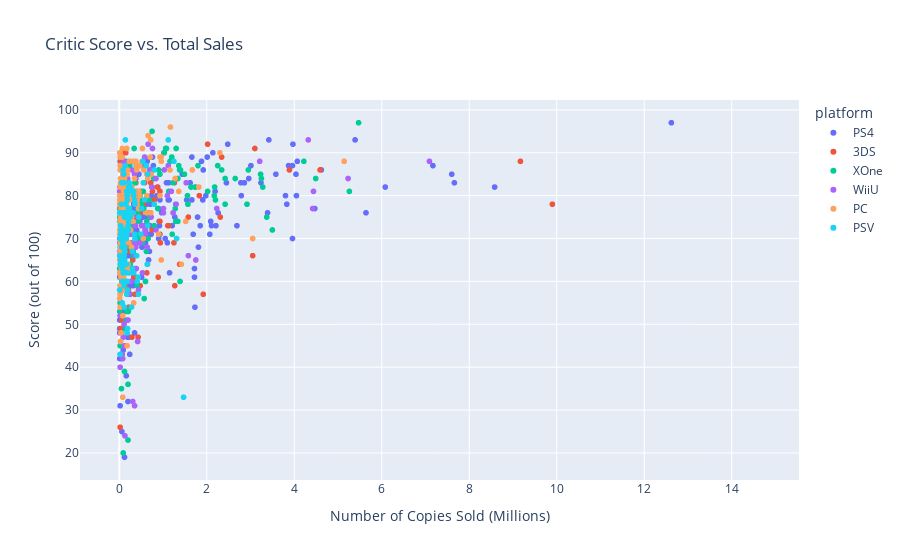

Notebook cell for this chart:
### Markdown cell above
**Critic/User Review Affect on Sales Performance: Xbox One and PS4**

Scatter plot of review scores to total sales with Pearson coefficients.

### Code cell
fig1 = px.scatter(potential_platforms_data,
                x='total_sales',
                y='critic_score',
                color='platform',
                labels={'critic_score': 'Score (out of 100)',
                        'total_sales': 'Number of Copies Sold (Millions)'},
                title='Critic Score vs. Total Sales')
                
fig2 = px.scatter(potential_platforms_data,
                x='total_sales',
                y='user_score',
                color='platform',
                labels={'user_score': 'Score (out of 10)',
                        'total_sales': 'Number of Copies Sold (Millions)'},
                title='User Score vs. Total Sales')                
fig1.show()
for plat, group in potential_platforms_data.groupby('platform'):
        print('Pearson Coefficient (Sales to Critic Score) on ', plat, ': ', group['total_sales'].corr(group['critic_score']))

fig2.show()
for plat, group in potential_platforms_data.groupby('platform'):
        print('Pearson Coefficient (Sales to User Score) on ', plat, ': ', group['total_sales'].corr(group['user_score']))

### Figure 1 — Plotly figure (JSON) as saved in the notebook; plotly's stock layout.template omitted (floating-point values rounded to 4 significant figures; data arrays with more than 128 entries replaced by an {"elided": "..."} marker saying what was removed)
{"data": [{"hovertemplate": "platform=PS4<br>Number of Copies Sold (Millions)=%{x}<br>Score (out of 100)=%{y}<extra></extra>", "legendgroup": "PS4", "marker": {"color": "#636efa", "symbol": "circle"}, "mode": "markers", "name": "PS4", "showlegend": true, "type": "scattergl", "x": {"elided": "392 float values"}, "xaxis": "x", "y": {"elided": "392 int values"}, "yaxis": "y"}, {"hovertemplate": "platform=3DS<br>Number of Copies Sold (Millions)=%{x}<br>Score (out of 100)=%{y}<extra></extra>", "legendgroup": "3DS", "marker": {"color": "#EF553B", "symbol": "circle"}, "mode": "markers", "name": "3DS", "showlegend": true, "type": "scattergl", "x": {"elided": "396 float values"}, "xaxis": "x", "y": {"elided": "396 int values"}, "yaxis": "y"}, {"hovertemplate": "platform=XOne<br>Number of Copies Sold (Millions)=%{x}<br>Score (out of 100)=%{y}<extra></extra>", "legendgroup": "XOne", "marker": {"color": "#00cc96", "symbol": "circle"}, "mode": "markers", "name": "XOne", "showlegend": true, "type": "scattergl", "x": {"elided": "247 float values"}, "xaxis": "x", "y": {"elided": "247 int values"}, "yaxis": "y"}, {"hovertemplate": "platform=WiiU<br>Number of Copies Sold (Millions)=%{x}<br>Score (out of 100)=%{y}<extra></extra>", "legendgroup": "WiiU", "marker": {"color": "#ab63fa", "symbol": "circle"}, "mode": "markers", "name": "WiiU", "showlegend": true, "type": "scattergl", "x": {"elided": "147 float values"}, "xaxis": "x", "y": {"elided": "147 int values"}, "yaxis": "y"}, {"hovertemplate": "platform=PC<br>Number of Copies Sold (Millions)=%{x}<br>Score (out of 100)=%{y}<extra></extra>", "legendgroup": "PC", "marker": {"color": "#FFA15A", "symbol": "circle"}, "mode": "markers", "name": "PC", "showlegend": true, "type": "scattergl", "x": {"elided": "250 float values"}, "xaxis": "x", "y": {"elided": "250 int values"}, "yaxis": "y"}, {"hovertemplate": "platform=PSV<br>Number of Copies Sold (Millions)=%{x}<br>Score (out of 100)=%{y}<extra></extra>", "legendgroup": "PSV", "marker": {"color": "#19d3f3", "symbol": "circle"}, "mode": "markers", "name": "PSV", "showlegend": true, "type": "scattergl", "x": {"elided": "411 float values"}, "xaxis": "x", "y": {"elided": "411 int values"}, "yaxis": "y"}], "layout": {"legend": {"title": {"text": "platform"}, "tracegroupgap": 0}, "title": {"text": "Critic Score vs. Total Sales"}, "xaxis": {"anchor": "y", "domain": [0, 1], "title": {"text": "Number of Copies Sold (Millions)"}}, "yaxis": {"anchor": "x", "domain": [0, 1], "title": {"text": "Score (out of 100)"}}}}
